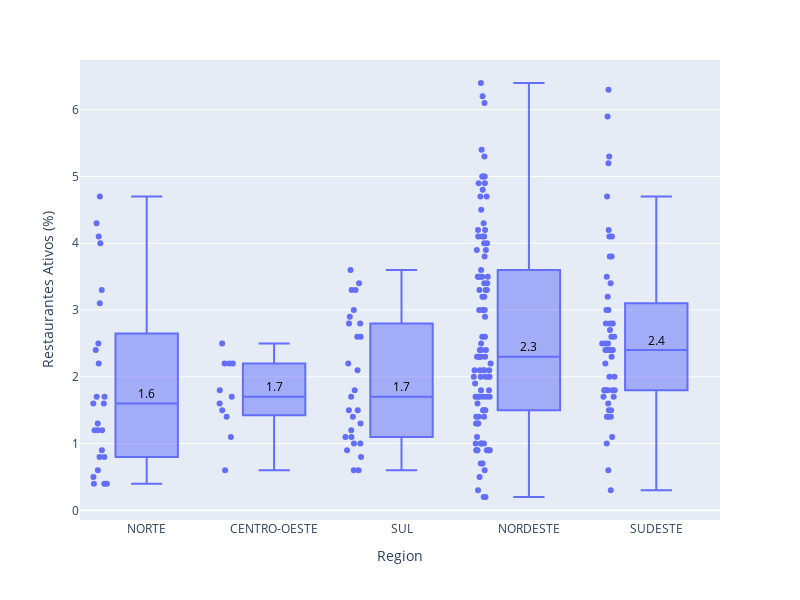
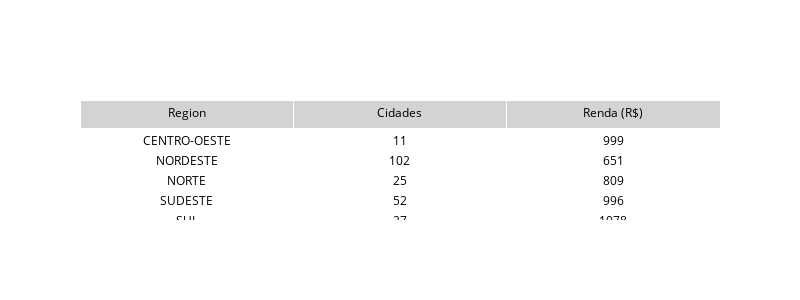

The notebook cell these images were saved under, in order:
### Markdown cell above
Cluster 1 Concentra as cidades mais ricas do pais, sendo: Brasilia, São Paulo e Rio de Janeiro
___

### Code cell
mf.boxplot_table_plotly(df=df_median, cluster=2)

### Figure 1 — Plotly figure (JSON) as saved in the notebook; plotly's stock layout.template omitted (floating-point values rounded to 4 significant figures; data arrays with more than 128 entries replaced by an {"elided": "..."} marker saying what was removed)
{"data": [{"alignmentgroup": "True", "boxpoints": "all", "customdata": {"elided": "217x3 mixed values"}, "hovertemplate": "Region=%{x}<br>Restaurantes Ativos (%)=%{y}<br>chs=%{customdata[0]}<br>uf=%{customdata[1]}<br>cidade=%{customdata[2]}<extra></extra>", "legendgroup": "", "marker": {"color": "#636efa"}, "name": "", "notched": false, "offsetgroup": "", "orientation": "v", "showlegend": false, "type": "box", "x": {"elided": "217 str values"}, "x0": " ", "xaxis": "x", "y": {"elided": "217 float values"}, "y0": " ", "yaxis": "y"}], "layout": {"annotations": [{"align": "center", "font": {"color": "black", "size": 12}, "showarrow": false, "text": "1.6", "x": "NORTE", "y": 1.6, "yshift": 10}, {"align": "center", "font": {"color": "black", "size": 12}, "showarrow": false, "text": "1.7", "x": "CENTRO-OESTE", "y": 1.7, "yshift": 10}, {"align": "center", "font": {"color": "black", "size": 12}, "showarrow": false, "text": "1.7", "x": "SUL", "y": 1.7, "yshift": 10}, {"align": "center", "font": {"color": "black", "size": 12}, "showarrow": false, "text": "2.3", "x": "NORDESTE", "y": 2.3, "yshift": 10}, {"align": "center", "font": {"color": "black", "size": 12}, "showarrow": false, "text": "2.4", "x": "SUDESTE", "y": 2.4, "yshift": 10}], "boxmode": "group", "height": 600, "legend": {"tracegroupgap": 0}, "margin": {"t": 60}, "width": 800, "xaxis": {"anchor": "y", "categoryarray": ["NORTE", "CENTRO-OESTE", "SUL", "NORDESTE", "SUDESTE"], "categoryorder": "array", "domain": [0, 1], "title": {"text": "Region"}}, "yaxis": {"anchor": "x", "domain": [0, 1], "title": {"text": "Restaurantes Ativos (%)"}}}}

### Figure 2 — Plotly figure (JSON) as saved in the notebook; plotly's stock layout.template omitted (floating-point values rounded to 4 significant figures)
{"data": [{"cells": {"align": "center", "fill": {"color": "white"}, "font": {"color": "black", "size": 12}, "values": [["CENTRO-OESTE", "NORDESTE", "NORTE", "SUDESTE", "SUL"], [11, 102, 25, 52, 27], [999, 651, 809, 996, 1078]]}, "header": {"align": "center", "fill": {"color": "lightgray"}, "font": {"color": "black", "size": 12}, "values": ["Region", "Cidades", "Renda (R$)"]}, "type": "table"}], "layout": {"height": 300, "width": 800}}
